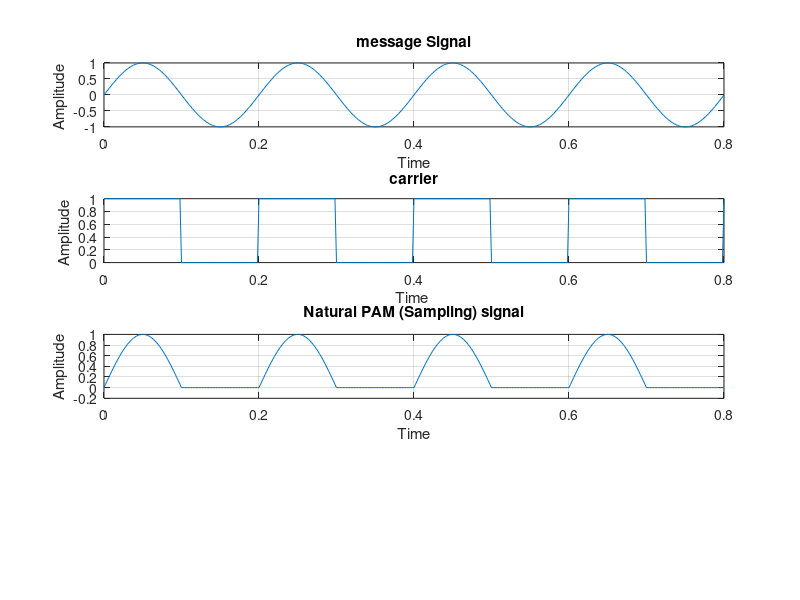

Write the MATLAB code that produced this figure.
clc;
close all;
clear all;

fc = input('Enter the carrierfreq = ');
fm = input('Enter the messagefrequency  = ');

fs=100*fc;
t = 0:1/fs:4/fm; 
m = sin(2*pi*fm*t); %impulse signal
c=0.5*square(2*pi*fc*t)+0.5; %signal
mo=m.*c;

subplot(4,1,1); %for impulse signal plot
plot(t,m);
title('message Signal');
xlabel('Time');
ylabel('Amplitude ');
grid on;

subplot(4,1,2) %for sine wave plot
plot(t,c);
title('carrier');
xlabel('Time ');
ylabel('Amplitude ');
grid on;

subplot(4,1,3) %for Natural Sampling wave plot
plot(t,mo);
title('Natural PAM (Sampling) signal');
xlabel('Time');
ylabel('Amplitude');
grid on;
